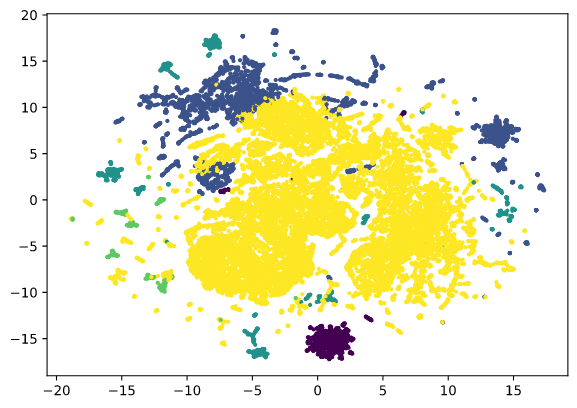

The Python source for this figure:
# %% Load required libraries

from sklearn.feature_extraction.text import TfidfVectorizer
from sklearn.cluster import KMeans
import umap
from nltk.corpus import stopwords
from spacy.lang.pt.stop_words import STOP_WORDS
from sklearn.utils.extmath import randomized_svd
import matplotlib.pyplot as plt

# %%

class LSA():
    def __init__(self, data, tweets, n_clusters):
        self.data = data
        self.tweets = tweets
        self.num_clusters = n_clusters
        stop_words = set(stopwords.words('portuguese'))
        stop_words = stop_words.union(set(stopwords.words('english')))
        self.stop_words = stop_words.union(STOP_WORDS)
    
    def lsa(self):
        content_list = []
        for i in self.data:
            string_content = ""
            if "contents" in i:
                for all in i["contents"]:
                    if "content" in all:
                        string_content = string_content + str(all["content"])
                content_list.append(string_content)


        # tfidf vectorizer of scikit learn
        vectorizer = TfidfVectorizer(stop_words=self.stop_words,max_features=10000, max_df = 0.5, use_idf = True, ngram_range=(1,3))
        X = vectorizer.fit_transform([x[0] for x in self.tweets])
        print(X.shape) # check shape of the document-term matrix
        terms = vectorizer.get_feature_names()


        # num_clusters = 9
        km = KMeans(n_clusters=self.num_clusters)
        km.fit(X)
        self.clusters = km.labels_.tolist()


        U, Sigma, VT = randomized_svd(X, n_components=10, n_iter=500,
        random_state=122)


        for i, comp in enumerate(VT):
            terms_comp = zip(terms, comp)
            sorted_terms = sorted(terms_comp, key= lambda x:x[1], reverse=True)[:7]
            # print("Concept "+str(i)+": ")
            for t in sorted_terms:
                pass
                # print(t[0])
                # print(" ")


        X_topics=U*Sigma
        return umap.UMAP(n_neighbors=6, min_dist=0.5, random_state=12).fit_transform(X_topics)
            
    def plot(self):
        embedding = self.lsa()

        plt.figure(figsize=(7,5))
        plt.scatter(embedding[:, 0], embedding[:, 1], 
        c = self.clusters,
        s = 10, # size
        edgecolor='none'
        )
        plt.savefig('lsa', dpi=None, facecolor='w', edgecolor='w',
        orientation='portrait', papertype=None, format=None,
        transparent=False, bbox_inches=None, pad_inches=0.1,
        frameon=None, metadata=None)
        plt.show()
